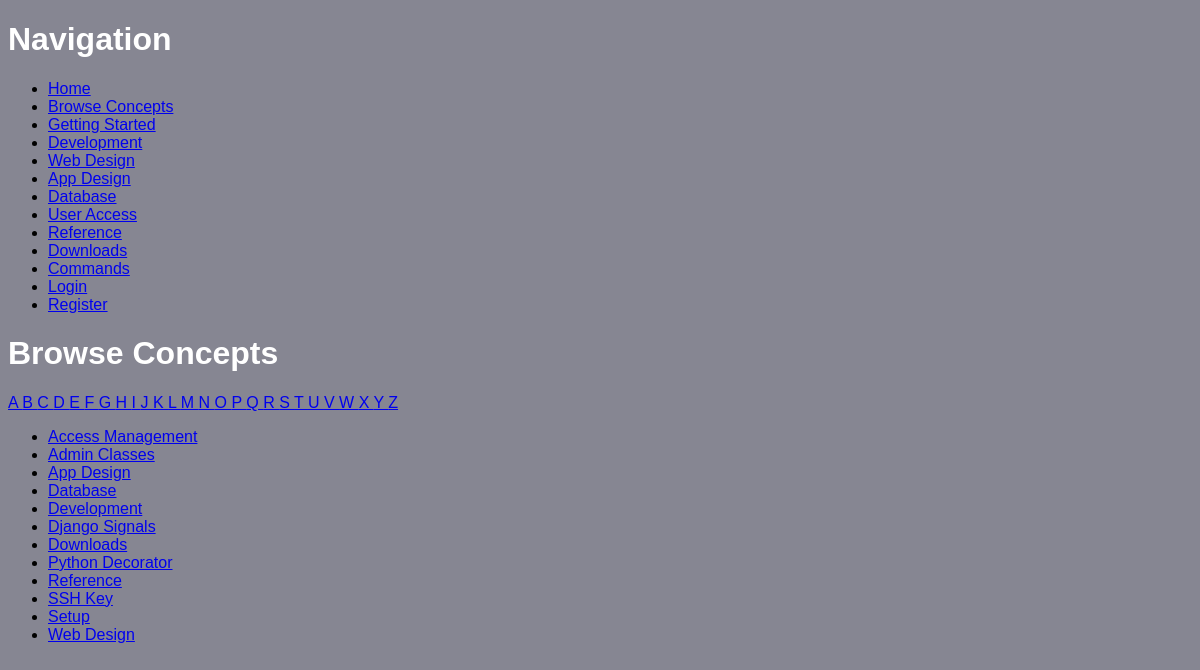
Screenshot of /browse/name/ with the database file from the repository.
### collection/models.py (models this page shows)
class Concept(models.Model):
    name = models.CharField(max_length=255)
    description = models.TextField()
    area = models.CharField(max_length=255)
    slug = models.SlugField(unique=True)

### collection/views.py (the view)
def browse_by_name(request, initial=None):
    if initial:
        concepts = Concept.objects.filter(
            name__istartswith=initial).order_by('name')
    else:
        concepts = Concept.objects.all().order_by('name')
        return render(request, 'search/search.html', {
            'concepts': concepts,
            'initial': initial,
        })

### collection/templates/search/search.html (shortened to what this page needs)
{% extends 'base.html' %}
{% load static %}
{% block content %}
    <h1>
        Browse Concepts
    </h1>
    {% for letter in 'abcdefghijklmnopqrstuvwxyz' %}
    <a href="{% url 'browse_by_name' initial=letter %}"
        {% if initial == letter %}class="active"{% endif %}>
        {{ letter|upper }}
    </a>
    {% endfor %}
    <ul>
        {% for concept in concepts %}
        <li><a href="{% url 'concept_detail' slug=concept.slug %}">
            {{ concept.name }}
        </a></li>
        {% empty %}
        <li>Sorry, no results!</li>
        {% endfor %}
    </ul>
{% endblock content %}

### collection/static/css/style.css (style rules this page uses)
* { font-family: sans-serif; text-align: center; text-align: justify; }
body { background-color: rgb(134, 134, 146); }
h1 { color: white; }

### rows the page displays
Concept: name "Access Management"
Concept: name "Admin Classes"
Concept: name "App Design"
Concept: name "Database"
Concept: name "Development"
Concept: name "Django Signals"
Concept: name "Downloads"
Concept: name "Python Decorator"
Concept: name "Reference"
Concept: name "SSH Key"
Concept: name "Setup"
Concept: name "Web Design"

### other values shown
{{ letter|upper }} "A" "B" "C" "D" "E" "F" "G" "H" "I" "J" "K" "L" "M" "N" "O" "P" "Q" "R" "S" "T" "U" "V" "W" "X" "Y" "Z"
